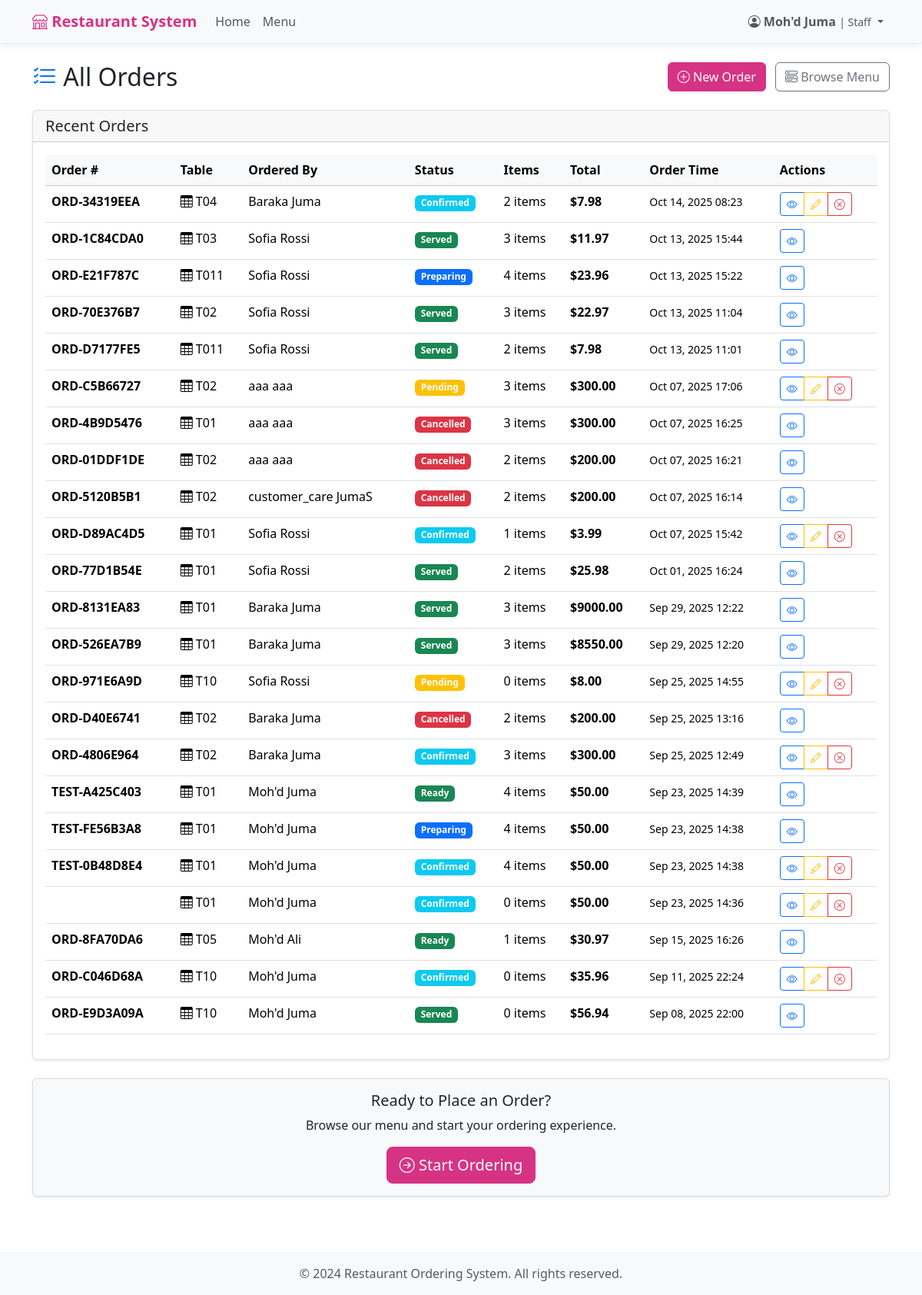
Page /orders/ (signed in) on the committed database.
### accounts/models.py (models this page shows, shortened)
class User(AbstractUser):
    role = models.ForeignKey(Role, on_delete=models.CASCADE, null=True, blank=True)
    owner = models.ForeignKey('self', on_delete=models.CASCADE, null=True, blank=True,
                             related_name='owned_users', limit_choices_to={'role__name': 'owner'})
    restaurant_name = models.CharField(max_length=200, blank=True,
                                     help_text="Name of the restaurant (for owners only)")
    restaurant_description = models.TextField(blank=True,
                                            help_text="Description of the restaurant (for owners only)")
    restaurant_qr_code = models.CharField(max_length=50, unique=True, blank=True, null=True,
                                        help_text="Unique QR code for restaurant access")
    tax_rate = models.DecimalField(max_digits=5, decimal_places=4, default=Decimal('0.0800'),
                                 help_text="Tax rate as decimal (e.g., 0.0800 for 8%, 0.0500 for 5%)")
    phone_number = models.CharField(max_length=15, blank=True)
    address = models.TextField(blank=True)
    is_active_staff = models.BooleanField(default=True)
    created_at = models.DateTimeField(auto_now_add=True)
    updated_at = models.DateTimeField(auto_now=True)
    def is_owner(self):
        return self.role and self.role.name == 'owner'
    def is_customer_care(self):
        return self.role and self.role.name == 'customer_care'
    def is_kitchen_staff(self):
        return self.role and self.role.name == 'kitchen'
    def is_bar_staff(self):
        return self.role and self.role.name == 'bar'
    def is_cashier(self):
        return self.role and self.role.name == 'cashier'
    def is_customer(self):
        return self.role and self.role.name == 'customer'

class Role(models.Model):
    ROLE_CHOICES = [
        ('administrator', 'Administrator'),
        ('owner', 'Owner'),
        ('customer_care', 'Customer Care'),
        ('kitchen', 'Kitchen'),
        ('bar', 'Bar'),
        ('cashier', 'Cashier'),
        ('customer', 'Customer'),
    ]
    name = models.CharField(max_length=20, choices=ROLE_CHOICES, unique=True)
    description = models.TextField(blank=True)
    created_at = models.DateTimeField(auto_now_add=True)

### orders/models.py (models this page shows, shortened)
class Order(models.Model):
    STATUS_CHOICES = [
        ('pending', 'Pending'),
        ('confirmed', 'Confirmed'),
        ('preparing', 'Preparing'),
        ('ready', 'Ready'),
        ('served', 'Served'),
        ('cancelled', 'Cancelled'),
        ('customer_refused', 'Customer Refused'),
        ('kitchen_error', 'Kitchen Error'),
        ('quality_issue', 'Quality Issue'),
        ('wasted', 'Food Wasted'),
    ]
    PAYMENT_STATUS_CHOICES = [
        ('unpaid', 'Unpaid'),
        ('paid', 'Paid'),
        ('partial', 'Partial'),
    ]
    order_number = models.CharField(max_length=20, unique=True)
    table_info = models.ForeignKey(TableInfo, on_delete=models.CASCADE, related_name='orders')
    ordered_by = models.ForeignKey(User, on_delete=models.CASCADE, related_name='orders_placed')
    confirmed_by = models.ForeignKey(User, on_delete=models.SET_NULL, null=True, blank=True, related_name='orders_confirmed')
    status = models.CharField(max_length=20, choices=STATUS_CHOICES, default='pending')
    total_amount = models.DecimalField(max_digits=10, decimal_places=2, default=Decimal('0.00'))
    payment_amount = models.DecimalField(max_digits=10, decimal_places=2, null=True, blank=True)
    payment_status = models.CharField(max_length=20, choices=PAYMENT_STATUS_CHOICES, default='unpaid')
    reason_if_cancelled = models.TextField(blank=True)
    special_instructions = models.TextField(blank=True)
    created_at = models.DateTimeField(auto_now_add=True)
    updated_at = models.DateTimeField(auto_now=True)
    def get_total_products(self):
        return sum(item.quantity for item in self.order_items.all())
    class Meta:
        ordering = ['-created_at']

class OrderItem(models.Model):
    order = models.ForeignKey(Order, on_delete=models.CASCADE, related_name='order_items')
    product = models.ForeignKey(Product, on_delete=models.CASCADE)
    quantity = models.IntegerField(default=1)
    unit_price = models.DecimalField(max_digits=10, decimal_places=2)
    special_notes = models.TextField(blank=True)
    created_at = models.DateTimeField(auto_now_add=True)

### restaurant/models.py (models this page shows, shortened)
class TableInfo(models.Model):
    owner = models.ForeignKey(User, on_delete=models.CASCADE, related_name='tables',
                             limit_choices_to={'role__name': 'owner'}, null=True, blank=True)
    tbl_no = models.CharField(max_length=10)
    capacity = models.IntegerField(default=4)
    is_available = models.BooleanField(default=True)
    created_at = models.DateTimeField(auto_now_add=True)
    class Meta:
        verbose_name = "Table Information"
        verbose_name_plural = "Tables Information"
        unique_together = ['owner', 'tbl_no']  # Each owner can have their own table numbering

### orders/views.py (the view)
# urls.py: path('', views.order_list, name='order_list'),
@login_required
def order_list(request):
    if request.user.is_customer_care():
        orders = Order.objects.filter(ordered_by=request.user)
    else:
        orders = Order.objects.all()
    orders = orders.select_related('table_info', 'ordered_by').prefetch_related('order_items__product').order_by('-created_at')
    context = {
        'orders': orders,
        'is_customer_care': request.user.is_customer_care(),
    }
    return render(request, 'orders/order_list.html', context)

### accounts/templatetags/restaurant_tags.py (called while the page is built)
@register.simple_tag(takes_context=True)
def get_restaurant_name(context):
    request = context.get('request')
    user = context.get('user')
    if not user or not user.is_authenticated:
        return "Restaurant System"
    if user.is_customer():
        return user.get_restaurant_name(request)
    elif user.is_owner():
        return user.restaurant_name or "Restaurant System"
    elif user.is_kitchen_staff() or user.is_bar_staff() or user.is_cashier() or user.is_customer_care():
        return user.get_restaurant_name(request)
    return "Restaurant System"

### templates/orders/order_list.html (shortened to what this page needs)
{% extends 'base.html' %}
{% block content %}
<div class="row">
    <div class="col-12">
        <div class="d-flex justify-content-between align-items-center mb-4">
            <h2 class="mb-0">
                <i class="bi bi-list-check text-primary"></i>
                {% if is_customer_care %}My Orders{% else %}All Orders{% endif %}
            </h2>
            <div>
                <a href="{% url 'orders:select_table' %}" class="btn btn-primary me-2">
                    <i class="bi bi-plus-circle"></i> New Order
                </a>
                <a href="{% url 'restaurant:menu' %}" class="btn btn-outline-secondary">
                    <i class="bi bi-menu-button-wide"></i> Browse Menu
                </a>
            </div>
        </div>
    </div>
</div>
<div class="card shadow-sm">
    <div class="card-header">
        <h5 class="mb-0">
            {% if is_customer_care %}My Recent Orders{% else %}Recent Orders{% endif %}
        </h5>
    </div>
    <div class="card-body">
        <div class="table-responsive">
            <table class="table table-hover">
                <thead class="table-light">
                    <tr>
                        <th>Order #</th>
                        <th>Table</th>
                        {% if not is_customer_care %}<th>Ordered By</th>{% endif %}
                        <th>Status</th>
                        <th>Items</th>
                        <th>Total</th>
                        <th>Order Time</th>
                        <th>Actions</th>
                    </tr>
                </thead>
                <tbody>
                    {% if orders %}
                        {% for order in orders %}
                        <tr>
                            <td><strong>{{ order.order_number }}</strong></td>
                            <td>
                                <i class="bi bi-table me-1"></i>{{ order.table_info.tbl_no }}
                            </td>
                            {% if not is_customer_care %}
                            <td>{{ order.ordered_by.get_full_name|default:order.ordered_by.username }}</td>
                            {% endif %}
                            <td>
                                <span class="badge bg-{% if order.status == 'pending' %}warning{% elif order.status == 'confirmed' %}info{% elif order.status == 'preparing' %}primary{% elif order.status == 'ready' %}success{% elif order.status == 'served' %}success{% elif order.status == 'cancelled' %}danger{% endif %}">
                                    {{ order.get_status_display }}
                                </span>
                            </td>
                            <td>{{ order.get_total_products }} items</td>
                            <td><strong>${{ order.total_amount }}</strong></td>
                            <td>
                                <small>{{ order.created_at|date:"M d, Y H:i" }}</small>
                            </td>
                            <td>
                                <div class="btn-group btn-group-sm">
                                    <a href="#" class="btn btn-outline-primary" title="View Details">
                                        <i class="bi bi-eye"></i>
                                    </a>
                                    {% if order.status == 'pending' or order.status == 'confirmed' %}
                                    <a href="#" class="btn btn-outline-warning" title="Edit Order">
                                        <i class="bi bi-pencil"></i>
                                    </a>
                                    <a href="#" class="btn btn-outline-danger" title="Cancel Order">
                                        <i class="bi bi-x-circle"></i>
                                    </a>
                                    {% endif %}
                                </div>
                            </td>
                        </tr>
                        {% endfor %}
                    {% endif %}
                </tbody>
            </table>
        </div>
    </div>
</div>
<div class="row mt-4">
    <div class="col-12">
        <div class="card bg-light">
            <div class="card-body text-center">
                <h5>Ready to Place an Order?</h5>
                <p class="mb-3">Browse our menu and start your ordering experience.</p>
                <a href="{% url 'orders:select_table' %}" class="btn btn-primary btn-lg">
                    <i class="bi bi-arrow-right-circle"></i> Start Ordering
                </a>
            </div>
        </div>
    </div>
</div>
{% endblock %}

### templates/base.html (shortened to what this page needs)
{% load static %}
{% load restaurant_tags %}
<!DOCTYPE html>
<html lang="en">
<head>
    <link href="https://cdn.jsdelivr.net/npm/bootstrap@5.3.2/dist/css/bootstrap.min.css" rel="stylesheet">
    <link href="https://cdn.jsdelivr.net/npm/bootstrap-icons@1.11.1/font/bootstrap-icons.css" rel="stylesheet">
    <link href="https://cdnjs.cloudflare.com/ajax/libs/font-awesome/6.4.0/css/all.min.css" rel="stylesheet">
    {% load static %}
    <link href="{% static 'css/real-time.css' %}" rel="stylesheet">
    <link href="{% static 'css/mobile.css' %}" rel="stylesheet">
</head>
<body>
    <nav class="navbar navbar-expand-lg navbar-light bg-light shadow-sm">
        <div class="container">
            <a class="navbar-brand" href="{% url 'restaurant:home' %}">
                <i class="bi bi-shop"></i>
                {% if user.is_authenticated %}
                    {% get_restaurant_name %}
                {% else %}
                    Restaurant System
                {% endif %}
            </a>
            <div class="collapse navbar-collapse" id="navbarNav">
                <ul class="navbar-nav me-auto">
                    <li class="nav-item">
                        <a class="nav-link" href="{% url 'restaurant:home' %}">Home</a>
                    </li>
                    {% if user.is_authenticated %}
                        <li class="nav-item">
                            <a class="nav-link" href="{% url 'restaurant:menu' %}">Menu</a>
                        </li>
                    {% endif %}
                </ul>
                <ul class="navbar-nav">
                    {% if user.is_authenticated %}
                        <li class="nav-item dropdown">
                            <a class="nav-link dropdown-toggle" href="#" id="navbarDropdown" role="button" data-bs-toggle="dropdown">
                                <i class="bi bi-person-circle"></i>
                                <span class="fw-semibold">{{ user.get_full_name|default:user.username }}</span>
                                {% if user.is_owner %}
                                    <small class="text-muted">| Owner</small>
                                {% elif user.is_admin %}
                                    <small class="text-muted">| Administrator</small>
                                {% elif user.is_kitchen_staff %}
                                    <small class="text-muted">| Kitchen Staff</small>
                                {% elif user.is_bar_staff %}
                                    <small class="text-muted">| Bar Staff</small>
                                {% elif user.is_customer_care %}
                                    <small class="text-muted">| Customer Care</small>
                                {% elif user.is_cashier %}
                                    <small class="text-muted">| Cashier</small>
                                {% elif user.is_staff %}
                                    <small class="text-muted">| Staff</small>
                                {% endif %}
                            </a>
                        </li>
                    {% endif %}
                </ul>
            </div>
        </div>
    </nav>
    <main class="container my-4">
        {% block content %}{% endblock %}
    </main>
    <footer class="footer py-3 mt-5">
        <div class="container text-center">
            <span class="text-muted">&copy; 2024 Restaurant Ordering System. All rights reserved.</span>
        </div>
    </footer>
    <div class="toast-container position-fixed top-0 end-0 p-3" style="z-index: 1055;"></div>
</body>
</html>

### static/css/real-time.css (style rules this page uses)
.toast-container { z-index: 1055 !important; }

### templates/base.html (style rules this page uses)
:root { --primary-color: #d63384; --secondary-color: #6c757d; --success-color: #198754; --warning-color: #fd7e14; --danger-color: #dc3545; }
.navbar-brand { font-weight: 700; color: var(--primary-color) !important; }
.btn-primary { background-color: var(--primary-color); border-color: var(--primary-color); }
.card { box-shadow: 0 0.125rem 0.25rem rgba(0, 0, 0, 0.075); border: 1px solid rgba(0, 0, 0, 0.125); }
.footer { background-color: #f8f9fa; margin-top: auto; }
body { display: flex; flex-direction: column; min-height: 100vh; }
main { flex: 1; }
.navbar { position: sticky !important; top: 0 !important; z-index: 1050 !important; background: rgba(248, 249, 250, 0.95) !important; backdrop-filter: blur(10px) !important; -webkit-backdrop-filter: blur(10px) !important; box-shadow: 0 2px 10px rgba(0,0,0,0.08) !important; border-bottom: 1px solid rgba(0,0,0,0.05) !important; transition: all 0.3s ease; }

### rows in the picture
User: role.name "Restaurant System", get_full_name "Moh'd Juma"
Order: order_number "ORD-34319EEA", table_info.tbl_no "T04", ordered_by.get_full_name "Baraka Juma", status "Confirmed", get_total_products "2", total_amount "7.98", created_at "Oct 14, 2025 08:23"
Order: order_number "ORD-1C84CDA0", table_info.tbl_no "T03", ordered_by.get_full_name "Sofia Rossi", status "Served", get_total_products "3", total_amount "11.97", created_at "Oct 13, 2025 15:44"
Order: order_number "ORD-E21F787C", table_info.tbl_no "T011", ordered_by.get_full_name "Sofia Rossi", status "Preparing", get_total_products "4", total_amount "23.96", created_at "Oct 13, 2025 15:22"
Order: order_number "ORD-70E376B7", table_info.tbl_no "T02", ordered_by.get_full_name "Sofia Rossi", status "Served", get_total_products "3", total_amount "22.97", created_at "Oct 13, 2025 11:04"
Order: order_number "ORD-D7177FE5", table_info.tbl_no "T011", ordered_by.get_full_name "Sofia Rossi", status "Served", get_total_products "2", total_amount "7.98", created_at "Oct 13, 2025 11:01"
Order: order_number "ORD-C5B66727", table_info.tbl_no "T02", ordered_by.get_full_name "aaa aaa", status "Pending", get_total_products "3", total_amount "300.00", created_at "Oct 07, 2025 17:06"
Order: order_number "ORD-4B9D5476", table_info.tbl_no "T01", ordered_by.get_full_name "aaa aaa", status "Cancelled", get_total_products "3", total_amount "300.00", created_at "Oct 07, 2025 16:25"
Order: order_number "ORD-01DDF1DE", table_info.tbl_no "T02", ordered_by.get_full_name "aaa aaa", status "Cancelled", get_total_products "2", total_amount "200.00", created_at "Oct 07, 2025 16:21"
Order: order_number "ORD-5120B5B1", table_info.tbl_no "T02", ordered_by.get_full_name "customer_care JumaS", status "Cancelled", get_total_products "2", total_amount "200.00", created_at "Oct 07, 2025 16:14"
Order: order_number "ORD-D89AC4D5", table_info.tbl_no "T01", ordered_by.get_full_name "Sofia Rossi", status "Confirmed", get_total_products "1", total_amount "3.99", created_at "Oct 07, 2025 15:42"
Order: order_number "ORD-77D1B54E", table_info.tbl_no "T01", ordered_by.get_full_name "Sofia Rossi", status "Served", get_total_products "2", total_amount "25.98", created_at "Oct 01, 2025 16:24"
Order: order_number "ORD-8131EA83", table_info.tbl_no "T01", ordered_by.get_full_name "Baraka Juma", status "Served", get_total_products "3", total_amount "9000.00", created_at "Sep 29, 2025 12:22"
Order: order_number "ORD-526EA7B9", table_info.tbl_no "T01", ordered_by.get_full_name "Baraka Juma", status "Served", get_total_products "3", total_amount "8550.00", created_at "Sep 29, 2025 12:20"
Order: order_number "ORD-971E6A9D", table_info.tbl_no "T10", ordered_by.get_full_name "Sofia Rossi", status "Pending", get_total_products "0", total_amount "8.00", created_at "Sep 25, 2025 14:55"
Order: order_number "ORD-D40E6741", table_info.tbl_no "T02", ordered_by.get_full_name "Baraka Juma", status "Cancelled", get_total_products "2", total_amount "200.00", created_at "Sep 25, 2025 13:16"
Order: order_number "ORD-4806E964", table_info.tbl_no "T02", ordered_by.get_full_name "Baraka Juma", status "Confirmed", get_total_products "3", total_amount "300.00", created_at "Sep 25, 2025 12:49"
Order: order_number "TEST-A425C403", table_info.tbl_no "T01", ordered_by.get_full_name "Moh'd Juma", status "Ready", get_total_products "4", total_amount "50.00", created_at "Sep 23, 2025 14:39"
Order: order_number "TEST-FE56B3A8", table_info.tbl_no "T01", ordered_by.get_full_name "Moh'd Juma", status "Preparing", get_total_products "4", total_amount "50.00", created_at "Sep 23, 2025 14:38"
Order: order_number "TEST-0B48D8E4", table_info.tbl_no "T01", ordered_by.get_full_name "Moh'd Juma", status "Confirmed", get_total_products "4", total_amount "50.00", created_at "Sep 23, 2025 14:38"
Order: table_info.tbl_no "T01", ordered_by.get_full_name "Moh'd Juma", status "Confirmed", get_total_products "0", total_amount "50.00", created_at "Sep 23, 2025 14:36"
Order: order_number "ORD-8FA70DA6", table_info.tbl_no "T05", ordered_by.get_full_name "Moh'd Ali", status "Ready", get_total_products "1", total_amount "30.97", created_at "Sep 15, 2025 16:26"
Order: order_number "ORD-C046D68A", table_info.tbl_no "T10", ordered_by.get_full_name "Moh'd Juma", status "Confirmed", get_total_products "0", total_amount "35.96", created_at "Sep 11, 2025 22:24"
Order: order_number "ORD-E9D3A09A", table_info.tbl_no "T10", ordered_by.get_full_name "Moh'd Juma", status "Served", get_total_products "0", total_amount "56.94", created_at "Sep 08, 2025 22:00"
